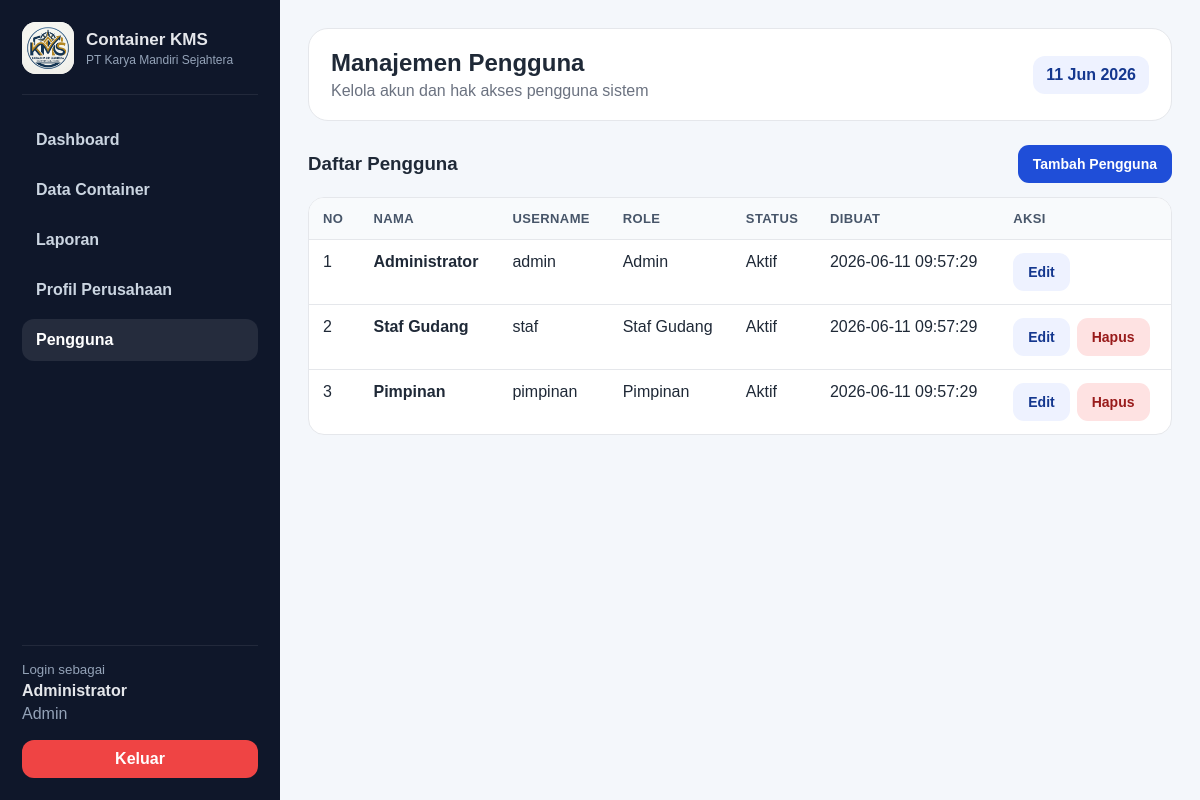
Screenshot of /users/index.php (signed in) with the database file from the repository.
### tables this page shows
CREATE TABLE users (
    id INT AUTO_INCREMENT PRIMARY KEY,
    name VARCHAR(100) NOT NULL,
    username VARCHAR(50) NOT NULL UNIQUE,
    password VARCHAR(255) NOT NULL,
    role ENUM('admin','staf_gudang','pimpinan') NOT NULL DEFAULT 'staf_gudang',
    is_active TINYINT(1) NOT NULL DEFAULT 1,
    created_at DATETIME NULL,
    updated_at DATETIME NULL
);

### config/app.php (called while the page is built, shortened)
<?php
function url(string $path = ''): string
{
    $base = rtrim(BASE_URL, '/');
    $path = ltrim($path, '/');
    return ($base === '' ? '' : $base) . '/' . $path;
}

### includes/functions.php (called while the page is built, shortened)
<?php
function e($value): string
{
    return htmlspecialchars((string) $value, ENT_QUOTES, 'UTF-8');
}
function current_user(): ?array
{
    return $_SESSION['user'] ?? null;
}
function is_role(string|array $roles): bool
{
    $user = current_user();
    $roles = (array) $roles;
    return in_array($user['role'], $roles, true);
}
function role_label(string $role): string
{
    return [
        'admin' => 'Admin',
        'staf_gudang' => 'Staf Gudang',
        'pimpinan' => 'Pimpinan',
    ][$role] ?? $role;
}

### users/index.php (the view, shortened to what this page needs)
<?php
require_once __DIR__ . '/../includes/auth.php';
$page_title = 'Manajemen Pengguna';
$page_subtitle = 'Kelola akun dan hak akses pengguna sistem';
$users = $pdo->query('SELECT * FROM users ORDER BY role, name')->fetchAll();
require_once __DIR__ . '/../includes/header.php';
?>
<div class="section-title"><h3>Daftar Pengguna</h3><a class="btn btn-primary" href="<?= url('users/create.php') ?>">Tambah Pengguna</a></div>
<div class="table-wrap">
<table>
<thead><tr><th>No</th><th>Nama</th><th>Username</th><th>Role</th><th>Status</th><th>Dibuat</th><th>Aksi</th></tr></thead>
<tbody>
<?php foreach ($users as $i => $u): ?>
<tr>
    <td><?= $i+1 ?></td><td><b><?= e($u['name']) ?></b></td><td><?= e($u['username']) ?></td><td><?= e(role_label($u['role'])) ?></td><td><?= $u['is_active'] ? 'Aktif' : 'Nonaktif' ?></td><td><?= e($u['created_at']) ?></td>
    <td><div class="action-row"><a class="btn btn-secondary" href="<?= url('users/edit.php?id=' . $u['id']) ?>">Edit</a><?php if ($u['id'] != ($_SESSION['user']['id'] ?? 0)): ?><a data-confirm="Hapus pengguna ini?" class="btn btn-danger" href="<?= url('users/delete.php?id=' . $u['id']) ?>">Hapus</a><?php endif; ?></div></td>
</tr>
<?php endforeach; ?>
</tbody>
</table>
</div>
<?php require_once __DIR__ . '/../includes/footer.php'; ?>

### includes/header.php (shortened to what this page needs)
<?php
require_once __DIR__ . '/../config/app.php';
require_once __DIR__ . '/functions.php';
$user = current_user();
$current = basename($_SERVER['PHP_SELF']);
?>
<!doctype html>
<html lang="id">
<head>
    <link rel="stylesheet" href="<?= url('assets/css/style.css') ?>">
</head>
<body>
<div class="app-shell">
    <aside class="sidebar">
        <div class="brand">
    <div class="brand-logo" style="
    width: 52px;
    height: 52px;
    min-width: 52px;
    max-width: 52px;
    min-height: 52px;
    max-height: 52px;
    overflow: hidden;
    border-radius: 14px;
    background: #ffffff;
    display: flex;
    align-items: center;
    justify-content: center;
    flex-shrink: 0;
">
    <img src="<?= url('assets/img/logo-kms.png') ?>" alt="Logo KMS" style="
        width: 100%;
        height: 100%;
        max-width: 100%;
        max-height: 100%;
        object-fit: cover;
        display: block;
    ">
</div>
    <div>
        <h1>Container KMS</h1>
        <p><?= e(COMPANY_NAME) ?></p>
    </div>
</div>
        <nav class="menu">
            <a class="<?= $current === 'dashboard.php' ? 'active' : '' ?>" href="<?= url('dashboard.php') ?>">Dashboard</a>
            <a class="<?= strpos($_SERVER['REQUEST_URI'], '/containers/') !== false ? 'active' : '' ?>" href="<?= url('containers/index.php') ?>">Data Container</a>
            <a class="<?= strpos($_SERVER['REQUEST_URI'], '/reports/') !== false ? 'active' : '' ?>" href="<?= url('reports/index.php') ?>">Laporan</a>
            <a class="<?= $current === 'profile.php' ? 'active' : '' ?>" href="<?= url('profile.php') ?>">Profil Perusahaan</a>
            <?php if (is_role('admin')): ?>
                <a class="<?= strpos($_SERVER['REQUEST_URI'], '/users/') !== false ? 'active' : '' ?>" href="<?= url('users/index.php') ?>">Pengguna</a>
            <?php endif; ?>
        </nav>
        <div class="sidebar-footer">
            <small>Login sebagai</small>
            <strong><?= e($user['name'] ?? '-') ?></strong>
            <span><?= e(role_label($user['role'] ?? '-')) ?></span>
            <a class="logout" href="<?= url('logout.php') ?>">Keluar</a>
        </div>
    </aside>
    <main class="main-content">
        <header class="topbar">
            <div>
                <h2><?= e($page_title ?? APP_NAME) ?></h2>
                <p><?= e($page_subtitle ?? 'Pengelolaan data container secara terpusat dan terstruktur') ?></p>
            </div>
            <div class="topbar-date"><?= date('d M Y') ?></div>
        </header>

### assets/css/style.css (style rules this page uses)
:root { --primary: #1f4ed8; --primary-dark: #14378f; --accent: #7c3aed; --bg: #f4f7fb; --surface: #ffffff; --text: #1f2937; --muted: #6b7280; --border: #e5e7eb; --danger: #dc2626; --success: #16a34a; --warning: #f59e0b; }
* { box-sizing: border-box; }
body { margin: 0; font-family: Arial, Helvetica, sans-serif; background: var(--bg); color: var(--text); }
a { color: inherit; text-decoration: none; }
.btn { display: inline-flex; align-items: center; justify-content: center; gap: 6px; padding: 10px 14px; border-radius: 11px; border: 1px solid transparent; font-weight: 700; cursor: pointer; font-size: 14px; }
.btn-primary { background: var(--primary); color: #fff; }
.btn-secondary { background: #eef2ff; color: var(--primary-dark); }
.btn-danger { background: #fee2e2; color: #991b1b; }
.app-shell { min-height: 100vh; display: flex; }
.sidebar { width: 280px; background: #0f172a; color: #e5e7eb; display: flex; flex-direction: column; padding: 22px; position: fixed; top: 0; bottom: 0; left: 0; }
.brand { display: flex; align-items: center; gap: 12px; padding-bottom: 20px; border-bottom: 1px solid rgba(255,255,255,.08); }
.brand-logo { width: 48px; height: 48px; background: linear-gradient(135deg, var(--primary), var(--accent)); display: flex; align-items: center; justify-content: center; border-radius: 14px; font-weight: 800; color: #fff; }
.brand h1 { font-size: 17px; margin: 0; }
.brand p { margin: 3px 0 0; font-size: 12px; color: #94a3b8; }
.menu { padding: 24px 0; display: grid; gap: 8px; }
.menu a { padding: 12px 14px; border-radius: 12px; color: #cbd5e1; font-weight: 700; }
.menu a.active, .menu a:hover { background: rgba(255,255,255,.09); color: #fff; }
.sidebar-footer { margin-top: auto; border-top: 1px solid rgba(255,255,255,.08); padding-top: 16px; display: grid; gap: 5px; }
.sidebar-footer small, .sidebar-footer span { color: #94a3b8; }
.logout { margin-top: 12px; background: #ef4444; padding: 10px 12px; border-radius: 12px; text-align: center; color: #fff; font-weight: 700; }
.main-content { margin-left: 280px; width: calc(100% - 280px); padding: 28px; }
.topbar { background: var(--surface); padding: 20px 22px; border-radius: 20px; border: 1px solid var(--border); display: flex; justify-content: space-between; align-items: center; margin-bottom: 22px; }
.topbar h2 { margin: 0; font-size: 24px; }
.topbar p { margin: 5px 0 0; color: var(--muted); }
.topbar-date { background: #eef2ff; color: var(--primary-dark); padding: 10px 13px; border-radius: 12px; font-weight: 700; }
.section-title { display: flex; justify-content: space-between; align-items: center; margin: 24px 0 14px; gap: 12px; }
.section-title h3 { margin: 0; }
.table-wrap { overflow: auto; border-radius: 16px; border: 1px solid var(--border); background: #fff; }
table { width: 100%; border-collapse: collapse; min-width: 850px; }
th, td { padding: 13px 14px; border-bottom: 1px solid var(--border); text-align: left; vertical-align: top; }
th { background: #f8fafc; font-size: 13px; color: #475569; text-transform: uppercase; letter-spacing: .03em; }
tr:last-child td { border-bottom: 0; }
.action-row { display: flex; flex-wrap: wrap; gap: 7px; }
.brand { display: flex; align-items: center; gap: 12px; }
.brand-logo { width: 52px !important; height: 52px !important; min-width: 52px !important; max-width: 52px !important; min-height: 52px !important; max-height: 52px !important; border-radius: 14px; overflow: hidden !important; background: #ffffff; display: flex; align-items: center; justify-content: center; flex-shrink: 0; }
.brand-logo img { width: 100% !important; height: 100% !important; max-width: 100% !important; max-height: 100% !important; object-fit: contain; display: block; }

### rows the page displays
users: name "Administrator", role "Admin", username "admin", is_active "Aktif", created_at "2026-06-11 09:57:29"
users: name "Staf Gudang", username "staf", role "Staf Gudang", is_active "Aktif", created_at "2026-06-11 09:57:29"
users: name "Pimpinan", username "pimpinan", role "Pimpinan", is_active "Aktif", created_at "2026-06-11 09:57:29"

### other values shown
COMPANY_NAME "PT Karya Mandiri Sejahtera"
$page_title "Manajemen Pengguna"
$page_subtitle "Kelola akun dan hak akses pengguna sistem"
